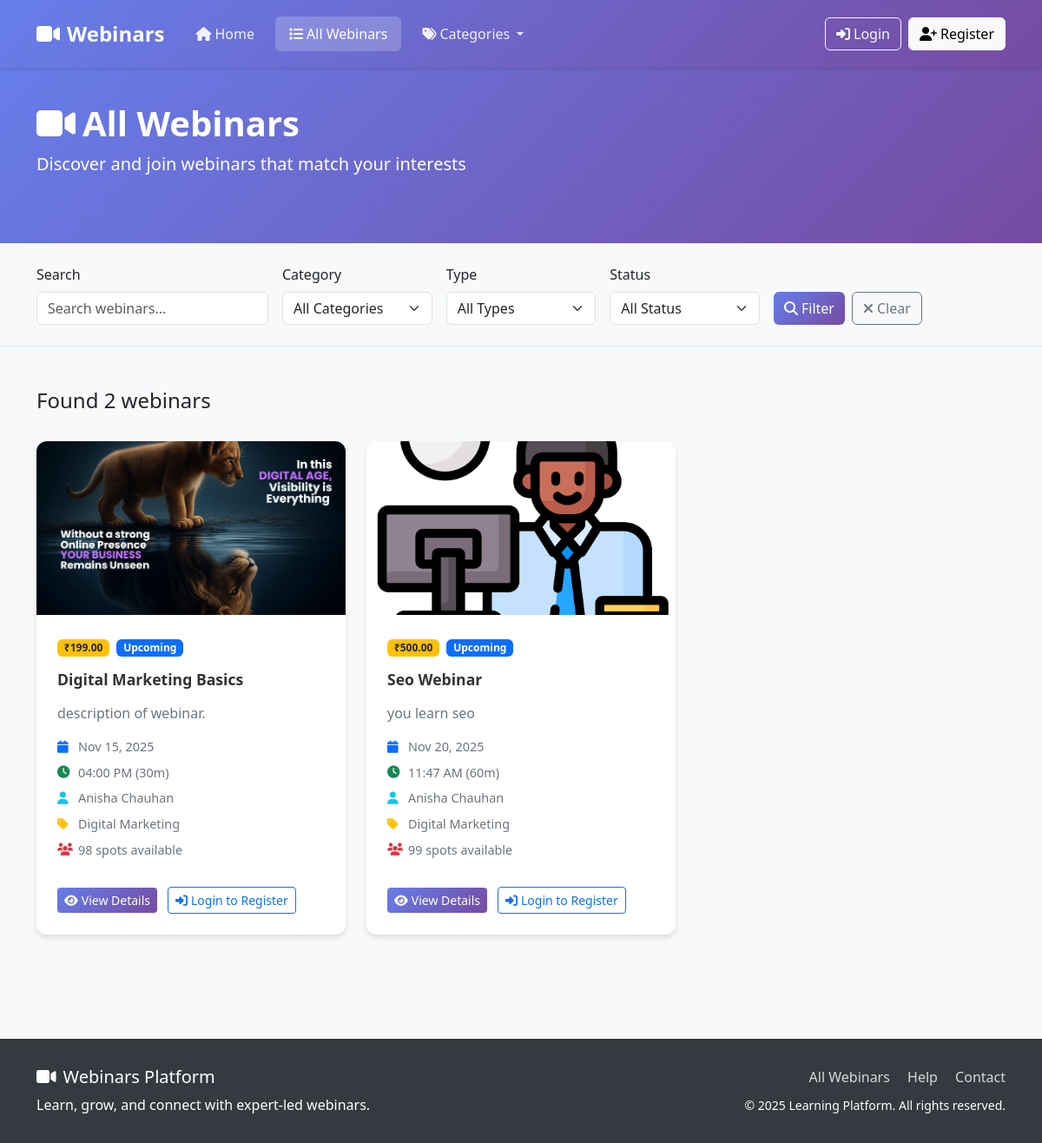
/webinars/webinars/, run on the app's committed database.
### webinars/models.py (models this page shows, shortened)
class Webinar(models.Model):
    WEBINAR_TYPE_CHOICES = [
        ('free', 'Free Webinar'),
        ('paid', 'Paid Webinar'),
    ]
    STATUS_CHOICES = [
        ('upcoming', 'Upcoming'),
        ('live', 'Live Now'),
        ('completed', 'Completed'),
        ('cancelled', 'Cancelled'),
    ]
    title = models.CharField(max_length=200)
    slug = models.SlugField(max_length=220, unique=True)
    description = models.TextField()
    short_description = models.CharField(max_length=300, help_text="Brief description for cards")
    category = models.ForeignKey(WebinarCategory, on_delete=models.CASCADE, related_name='webinars')
    webinar_type = models.CharField(max_length=10, choices=WEBINAR_TYPE_CHOICES, default='free')
    status = models.CharField(max_length=20, choices=STATUS_CHOICES, default='upcoming')
    price = models.DecimalField(max_digits=10, decimal_places=2, default=0.00)
    scheduled_date = models.DateTimeField()
    duration_minutes = models.PositiveIntegerField(default=60, help_text="Duration in minutes")
    max_attendees = models.PositiveIntegerField(default=100)
    thumbnail = models.ImageField(upload_to='webinar_thumbnails/', blank=True, null=True)
    webinar_link = models.URLField(blank=True, help_text="Zoom/Meet/Teams link")
    meeting_id = models.CharField(max_length=50, blank=True)
    meeting_password = models.CharField(max_length=50, blank=True)
    instructor = models.ForeignKey(
        User, on_delete=models.CASCADE,
        limit_choices_to={'role__in': ['instructor', 'superadmin']},
        related_name='hosted_webinars'
    )
    learning_outcomes = models.TextField(help_text="What attendees will learn")
    prerequisites = models.TextField(blank=True, help_text="What attendees should know")
    send_reminder_emails = models.BooleanField(default=True)
    reminder_hours_before = models.PositiveIntegerField(default=24, help_text="Send reminder X hours before")
    is_active = models.BooleanField(default=True)
    created_at = models.DateTimeField(auto_now_add=True)
    updated_at = models.DateTimeField(auto_now=True)
    created_by = models.ForeignKey(
        User, on_delete=models.SET_NULL, null=True,
        related_name='created_webinars'
    )
    total_registrations = models.PositiveIntegerField(default=0)
    actual_attendees = models.PositiveIntegerField(default=0)
    class Meta:
        ordering = ['-scheduled_date']
        indexes = [
            models.Index(fields=['status', 'webinar_type']),
            models.Index(fields=['scheduled_date']),
        ]
    def get_registration_count(self):
        return self.registrations.filter(is_active=True).count()
    def get_available_spots(self):
        return max(0, self.max_attendees - self.get_registration_count())

class WebinarCategory(models.Model):
    name = models.CharField(max_length=100, unique=True)
    description = models.TextField(blank=True)
    is_active = models.BooleanField(default=True)
    created_at = models.DateTimeField(auto_now_add=True)
    class Meta:
        verbose_name_plural = "Webinar Categories"
        ordering = ['name']

### userss/models.py (models this page shows, shortened)
class CustomUser(AbstractUser):
    ROLE_CHOICES = (
    ("superadmin", "Super Admin"),
    ("instructor", "Instructor"),
    ("student", "Student"),
    ("webinar_user", "Webinar User"),  # Add this line
)
    role = models.CharField(max_length=20, choices=ROLE_CHOICES, default="student")
    phone_number = models.CharField(max_length=15, blank=True, null=True)
    profile_picture = models.ImageField(
        upload_to="profile_pics/", blank=True, null=True
    )
    bio = models.TextField(max_length=500, blank=True)
    date_of_birth = models.DateField(blank=True, null=True)
    address = models.TextField(max_length=200, blank=True)
    created_by = models.ForeignKey(
        "self",
        on_delete=models.SET_NULL,
        null=True,
        blank=True,
        related_name="created_users",
    )
    updated_at = models.DateTimeField(auto_now=True)
    def get_full_name(self):
        return f"{self.first_name} {self.last_name}".strip()
    class Meta:
        ordering = ["-date_joined"]
        verbose_name = "User"
        verbose_name_plural = "Users"

### webinars/views.py (the view, shortened to what this page needs)
# urls.py: path('webinars/', views.webinar_list, name='webinar_list'),
def webinar_list(request):
    webinars = Webinar.objects.filter(is_active=True)
    webinar_type = request.GET.get('type', '')
    category_id = request.GET.get('category', '')
    search = request.GET.get('search', '')
    status = request.GET.get('status', '')
    if webinar_type:
        webinars = webinars.filter(webinar_type=webinar_type)
    if category_id:
        webinars = webinars.filter(category_id=category_id)
    if status:
        webinars = webinars.filter(status=status)
    webinars = webinars.order_by('scheduled_date')
    paginator = Paginator(webinars, 12)
    page = request.GET.get('page')
    webinars = paginator.get_page(page)
    categories = WebinarCategory.objects.filter(is_active=True)
    context = {
        'webinars': webinars,
        'categories': categories,
        'current_filters': {
            'type': webinar_type,
            'category': category_id,
            'search': search,
            'status': status,
        }
    }
    return render(request, 'webinars/webinar_list.html', context)

### lms/context_processors.py (called while the page is built, shortened)
def sidebar_context(request):
    context = {}
    return context

def instructor_permissions(request):
    context = {
        'instructor_permissions': [],
        'has_content_permission': False,
        'has_email_permission': False,
        'has_course_permission': False,
        'has_batch_permission': False,
        'has_student_permission': False,
        'has_analytics_permission': False,
    }
    return context

### userss/context_processors.py (called while the page is built, shortened)
def instructor_navigation(request):
    return {}

def student_context(request):
    return {'enrolled_courses_count': 0}

def instructor_permissions(request):
    if not request.user.is_authenticated:
        return {}

### userss/templates/webinars/webinar_list.html (shortened to what this page needs)
{% extends 'webinars/base.html' %}
{% block content %}
<div class="page-header">
    <div class="container">
        <div class="row align-items-center">
            <div class="col-md-8">
                <h1><i class="fas fa-video me-2"></i>All Webinars</h1>
                <p class="lead">Discover and join webinars that match your interests</p>
            </div>
        </div>
    </div>
</div>
<div class="filters-section py-4 bg-light">
    <div class="container">
        <form method="GET" class="row g-3">
            <div class="col-md-3">
                <label for="search" class="form-label">Search</label>
                <input type="text"
                       class="form-control"
                       id="search"
                       name="search"
                       placeholder="Search webinars..."
                       value="{{ current_filters.search }}">
            </div>
            <div class="col-md-2">
                <label for="category" class="form-label">Category</label>
                <select class="form-select" id="category" name="category">
                    <option value="">All Categories</option>
                </select>
            </div>
            <div class="col-md-2">
                <label for="type" class="form-label">Type</label>
                <select class="form-select" id="type" name="type">
                    <option value="">All Types</option>
                </select>
            </div>
            <div class="col-md-2">
                <label for="status" class="form-label">Status</label>
                <select class="form-select" id="status" name="status">
                    <option value="">All Status</option>
                </select>
            </div>
            <div class="col-md-3">
                <label class="form-label">&nbsp;</label>
                <div class="d-flex gap-2">
                    <button type="submit" class="btn btn-primary">
                        <i class="fas fa-search me-1"></i>Filter
                    </button>
                    <a href="{% url 'webinars:webinar_list' %}" class="btn btn-outline-secondary">
                        <i class="fas fa-times me-1"></i>Clear
                    </a>
                </div>
            </div>
        </form>
    </div>
</div>
<div class="container py-5">
    <div class="row mb-4">
        <div class="col-md-8">
            <h4>
                {% if webinars.paginator.count > 0 %}
                    Found {{ webinars.paginator.count }} webinar{{ webinars.paginator.count|pluralize }}
                {% else %}
                    No webinars found
                {% endif %}
            </h4>
        </div>
    </div>
    {% if webinars %}
    <div class="row">
        {% for webinar in webinars %}
        <div class="col-lg-4 col-md-6 mb-4">
            <div class="webinar-card">
                {% if webinar.thumbnail %}
                    <img src="{{ webinar.thumbnail.url }}" class="webinar-image" alt="{{ webinar.title }}">
                {% else %}
                    <div class="webinar-image-placeholder">
                        <i class="fas fa-video"></i>
                    </div>
                {% endif %}
                <div class="webinar-content">
                    <div class="webinar-badges">
                        {% if webinar.webinar_type == 'free' %}
                            <span class="badge bg-success">FREE</span>
                        {% else %}
                            <span class="badge bg-warning text-dark">₹{{ webinar.price }}</span>
                        {% endif %}
                        {% if webinar.status == 'upcoming' %}
                            <span class="badge bg-primary ms-1">Upcoming</span>
                        {% elif webinar.status == 'live' %}
                            <span class="badge bg-danger ms-1">
                                <i class="fas fa-circle me-1"></i>Live
                            </span>
                        {% elif webinar.status == 'completed' %}
                            <span class="badge bg-secondary ms-1">Completed</span>
                        {% endif %}
                    </div>
                    <h5 class="webinar-title">{{ webinar.title }}</h5>
                    <p class="webinar-description">{{ webinar.short_description|truncatechars:100 }}</p>
                    <div class="webinar-meta">
                        <div class="meta-item">
                            <i class="fas fa-calendar text-primary"></i>
                            {{ webinar.scheduled_date|date:"M d, Y" }}
                        </div>
                        <div class="meta-item">
                            <i class="fas fa-clock text-success"></i>
                            {{ webinar.scheduled_date|time:"h:i A" }} ({{ webinar.duration_minutes }}m)
                        </div>
                        <div class="meta-item">
                            <i class="fas fa-user text-info"></i>
                            {{ webinar.instructor.get_full_name }}
                        </div>
                        <div class="meta-item">
                            <i class="fas fa-tag text-warning"></i>
                            {{ webinar.category.name }}
                        </div>
                        <div class="meta-item">
                            <i class="fas fa-users text-danger"></i>
                            {{ webinar.get_available_spots }} spots available
                        </div>
                    </div>
                    <div class="webinar-actions">
                        <a href="{% url 'webinars:webinar_detail' webinar.slug %}" class="btn btn-primary btn-sm">
                            <i class="fas fa-eye me-1"></i>View Details
                        </a>
                        {% if user.is_authenticated %}
                            {% if webinar.is_registration_open %}
                                <a href="{% url 'webinars:webinar_register' webinar.slug %}" class="btn btn-success btn-sm ms-1">
                                    <i class="fas fa-plus me-1"></i>Register
                                </a>
                            {% else %}
                                <span class="badge bg-secondary ms-2">
                                    {% if webinar.status == 'completed' %}
                                        Completed
                                    {% else %}
                                        Registration Closed
                                    {% endif %}
                                </span>
                            {% endif %}
                        {% else %}
                            <a href="/login/" class="btn btn-outline-primary btn-sm ms-1">
                                <i class="fas fa-sign-in-alt me-1"></i>Login to Register
                            </a>
                        {% endif %}
                    </div>
                </div>
            </div>
        </div>
        {% endfor %}
    </div>
    {% endif %}
</div>
{% endblock %}

### userss/templates/webinars/webinar_list.html (style rules this page uses)
.page-header { background: linear-gradient(135deg, #667eea 0%, #764ba2 100%); color: white; padding: 60px 0; margin-top: -20px; }
.page-header h1 { font-size: 2.5rem; font-weight: 700; margin-bottom: 0.5rem; }
.filters-section { background: #f8f9fa; border-bottom: 1px solid #dee2e6; }
.webinar-card { background: white; border-radius: 12px; box-shadow: 0 4px 6px rgba(0,0,0,0.1); overflow: hidden; transition: transform 0.3s ease, box-shadow 0.3s ease; height: 100%; display: flex; flex-direction: column; }
.webinar-image { width: 100%; height: 200px; object-fit: cover; }
.webinar-content { padding: 1.5rem; flex-grow: 1; display: flex; flex-direction: column; }
.webinar-badges { margin-bottom: 1rem; }
.webinar-title { font-weight: 600; color: #333; margin-bottom: 1rem; font-size: 1.1rem; }
.webinar-description { color: #6c757d; margin-bottom: 1rem; flex-grow: 1; }
.webinar-meta { margin-bottom: 1.5rem; }
.meta-item { display: flex; align-items: center; margin-bottom: 0.5rem; font-size: 0.9rem; color: #6c757d; }
.meta-item i { margin-right: 0.5rem; width: 16px; }
.webinar-actions { display: flex; align-items: center; gap: 0.5rem; margin-top: auto; }
.btn-primary { background: linear-gradient(135deg, #667eea, #764ba2); border: none; }

### userss/templates/webinars/base.html (style rules this page uses)
:root { --primary-color: #667eea; --secondary-color: #764ba2; --success-color: #28a745; --info-color: #17a2b8; --warning-color: #ffc107; --danger-color: #dc3545; --light-color: #f8f9fa; --dark-color: #343a40; }
body { font-family: 'Segoe UI', Tahoma, Geneva, Verdana, sans-serif; background-color: #f8f9fa; }

### data on the page
Webinar: thumbnail (picture), price "199.00", status "Upcoming", title "Digital Marketing Basics", short_description "description of webinar.", scheduled_date "Nov 15, 2025", scheduled_date "04:00 PM", duration_minutes "30", instructor.get_full_name "Anisha Chauhan", category.name "Digital Marketing", get_available_spots "98"
Webinar: thumbnail (picture), price "500.00", status "Upcoming", title "Seo Webinar", short_description "you learn seo", scheduled_date "Nov 20, 2025", scheduled_date "11:47 AM", duration_minutes "60", instructor.get_full_name "Anisha Chauhan", category.name "Digital Marketing", get_available_spots "99"

### other printed values
{{ webinars.paginator.count }} "2"
